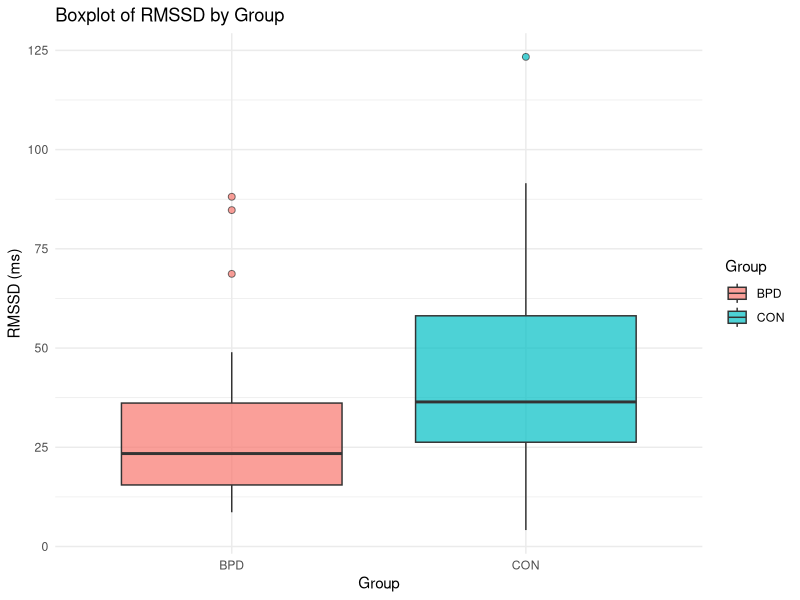
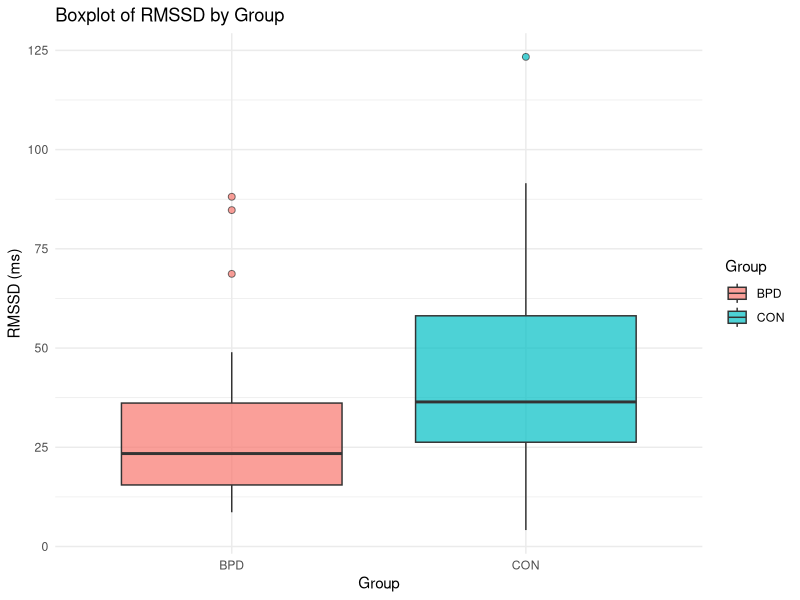

The R script that drew these images, in order:
## ---- chunk 1

# Install necessary libraries
# Comment lines if packages are already installed, please
#install.packages("readxl") # read the excel file
#install.packages("dplyr") # manipulate data frames
#install.packages("ggplot2") # for visualization

# load necessary libraries
library (readxl)
library(dplyr)
library(ggplot2)

# load dataset
hrv <- read_excel("../Python_project/results/HRV_results.xlsx")

## ---- chunk 2

# Suppress the empty line
hrv <- hrv %>%
  filter(!is.na(ID)) # Remove rows where ID is NA

# Suppress the dobble in hrv dataset (same ID and same group)
hrv <- hrv %>% distinct(ID, Group, .keep_all = TRUE)

head(hrv)
## ---- chunk 3
hrv %>%
  group_by(Group) %>%
  summarise(
    mean_RMSSD = mean(HRV_RMSSD, na.rm = TRUE),
    sd_RMSSD = sd(HRV_RMSSD, na.rm = TRUE),
    median_RMSSD = median(HRV_RMSSD, na.rm = TRUE),
    IQR_RMSSD = IQR(HRV_RMSSD, na.rm = TRUE),
    n = n()
  )

## ---- chunk 4

# Boxplot HRV (RMSSD) by Group
ggplot(hrv, aes (x= Group, y= HRV_RMSSD, fill = Group)) +
  geom_boxplot(outlier.shape = 21, outlier.size = 2, alpha = 0.7) +
  labs(title = "Boxplot of RMSSD by Group",
       x = "Group",
       y = "RMSSD (ms)",
       color = "Group"
       )+
  theme_minimal()

ggsave("results/boxplot_RMSSD_by_Group.png", width = 6, height = 4, dpi = 300)
## ---- chunk 5
# Normality test for RMSSD in each group
# Shapiro-Wilk test per group

shapiro_BPD<-shapiro.test(hrv$HRV_RMSSD[hrv$Group == "BPD"])
shapiro_CON<-shapiro.test(hrv$HRV_RMSSD[hrv$Group == "CON"])

if (shapiro_BPD$p.value > 0.05 & shapiro_CON$p.value > 0.05) {
  print("Both groups are normally distributed. I will use a Parametric test: t-test")
  t.test(HRV_RMSSD ~ Group, data = hrv)
} else {
  print("At least one group is not normally distributed. I will use a Non-parametric test: Mann-Whitney")
  wilcox.test(HRV_RMSSD ~ Group, data = hrv)
}
## ---- chunk 6
results <-wilcox.test(HRV_RMSSD ~ Group, data = hrv)
print(results)

## ---- chunk 7

# Rank-biserial correlation r (effect size for Mann-Whitney)
# Interpretation: |r| < 0.3 = small, 0.3–0.5 = moderate, > 0.5 = large
n_BPD <- sum(hrv$Group == "BPD")
n_CON <- sum(hrv$Group == "CON")
r <- (results$statistic - (n_BPD * n_CON / 2)) / (n_BPD * n_CON / 2)
print(paste("Rank-biserial r =", round(r, 3)))

## ---- chunk 8

if (results$p.value < 0.05) {
  print(paste0(
    "The difference in resting-state RMSSD between BPD and CON groups is statistically significant ",
    "(W = ", results$statistic, ", p = ", round(results$p.value, 3), ")."
  ))
} else {
  print(paste0(
    "The difference in resting-state RMSSD between BPD and CON groups is not statistically significant ",
    "(W = ", results$statistic, ", p = ", round(results$p.value, 3), ")."
  ))
}
